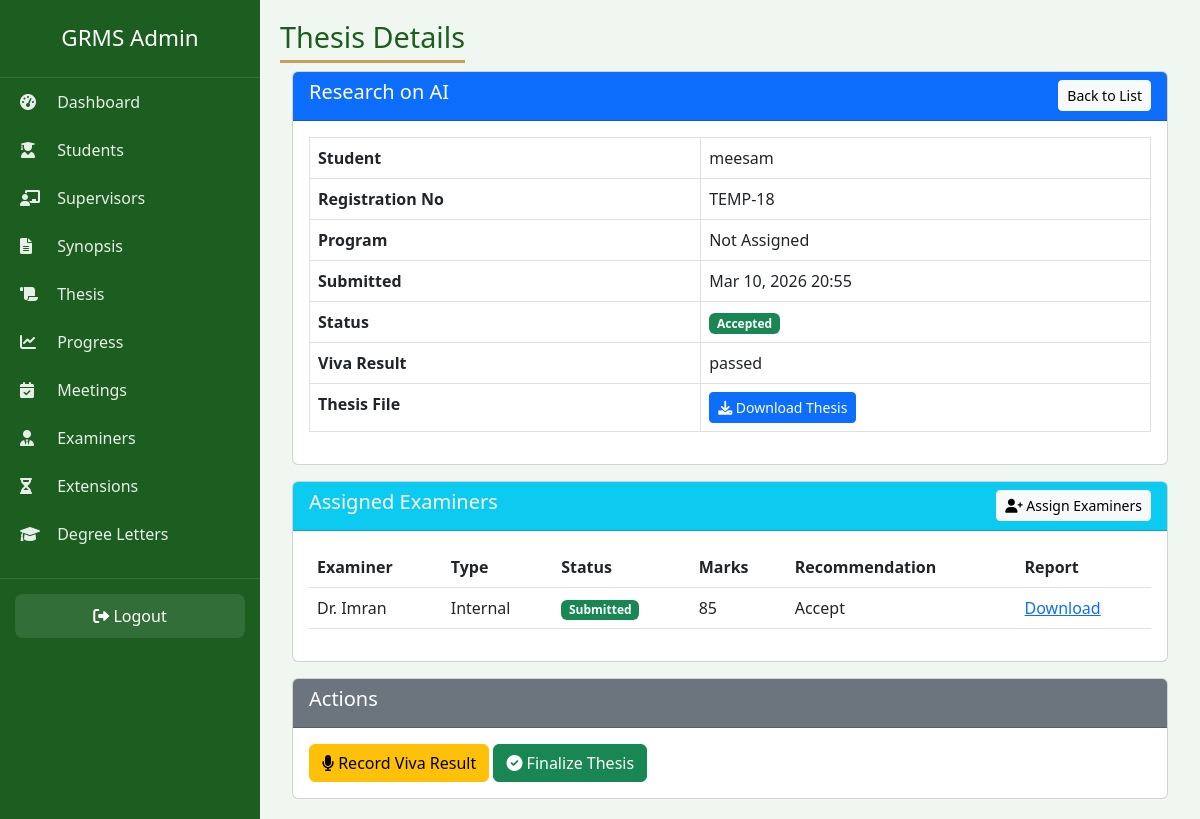
Screenshot of /admin-panel-2026-secure/thesis/4/ (signed in) with the database file from the repository.
### accounts/models.py (models this page shows, shortened)
class Thesis(models.Model):
    THESIS_STATUS = (
        ('Submitted', 'Submitted'),
        ('Under Review', 'Under Review'),
        ('Minor Changes Required', 'Minor Changes Required'),
        ('Major Changes Required', 'Major Changes Required'),
        ('Accepted', 'Accepted'),
        ('Rejected', 'Rejected'),
    )
    student = models.ForeignKey(Student, on_delete=models.CASCADE, related_name='theses')
    title = models.CharField(max_length=255)
    file = models.FileField(upload_to='research/theses/')
    status = models.CharField(max_length=25, choices=THESIS_STATUS, default='Submitted')
    submission_date = models.DateTimeField(auto_now_add=True)
    viva_result = models.CharField(max_length=30, blank=True, null=True)
    final_decision_date = models.DateTimeField(null=True, blank=True)

class Student(models.Model):
    ENROLLMENT_STATUS = (
        ('Active', 'Active'),
        ('Inactive', 'Inactive'),
        ('Completed', 'Completed'),
        ('Withdrawn', 'Withdrawn'),
    )
    user = models.OneToOneField(User, on_delete=models.CASCADE, related_name='student_profile')
    registration_no = models.CharField(max_length=30, unique=True)
    department = models.CharField(max_length=100)
    session = models.CharField(max_length=20)
    program = models.CharField(max_length=50)
    enrollment_status = models.CharField(max_length=20, choices=ENROLLMENT_STATUS, default='Active')
    admission_date = models.DateField(default=timezone.now)
    supervisor = models.ForeignKey('Supervisor', on_delete=models.SET_NULL, null=True, blank=True, related_name='students')

class ThesisEvaluation(models.Model):
    thesis = models.ForeignKey(Thesis, on_delete=models.CASCADE, related_name='evaluations')
    examiner = models.ForeignKey(Examiner, on_delete=models.CASCADE)
    evaluation_date = models.DateField(auto_now_add=True)
    marks = models.IntegerField(null=True, blank=True)  # ← null allowed
    result = models.CharField(max_length=20, blank=True, null=True)  # ← blank allowed
    comments = models.TextField(blank=True, null=True)
    report_file = models.FileField(upload_to='research/evaluation_reports/', blank=True, null=True)
    submitted = models.BooleanField(default=False)
    submitted_at = models.DateTimeField(null=True, blank=True)
    recommendation = models.CharField(max_length=20, blank=True, null=True)

class Examiner(models.Model):
    EXAMINER_TYPE = (
        ('Internal', 'Internal'),
        ('External', 'External'),
    )
    user = models.OneToOneField(User, on_delete=models.CASCADE, related_name='examiner_profile', null=True, blank=True)
    name = models.CharField(max_length=100)
    email = models.EmailField(unique=True)
    phone_no = models.CharField(max_length=15)
    designation = models.CharField(max_length=50)
    examiner_type = models.CharField(max_length=20, choices=EXAMINER_TYPE)
    institution = models.CharField(max_length=100)
    area_of_expertise = models.CharField(max_length=150)
    availability_status = models.CharField(max_length=20, choices=Supervisor.AVAILABILITY, default='Available')

### accounts/views.py (the view)
# urls.py: path('admin-panel-2026-secure/thesis/<int:pk>/', views.admin_thesis_detail, name='admin_thesis_detail'),
@login_required
@user_passes_test(is_admin)
def admin_thesis_detail(request, pk):
    thesis = get_object_or_404(Thesis, pk=pk)
    evaluations = thesis.evaluations.all()
    context = {
        'thesis': thesis,
        'evaluations': evaluations,
    }
    return render(request, 'admin/thesis/detail.html', context)

### accounts/views.py (called while the page is built)
def is_admin(user):
    return user.is_superuser or user.groups.filter(name='Admin').exists()

### templates/admin/thesis/detail.html (shortened to what this page needs)
{% extends 'admin/base.html' %}
{% load static %}
{% block page_title %}Thesis Details{% endblock %}
{% block content %}
<div class="container-fluid">
    <div class="row">
        <div class="col-md-12">
            <div class="card">
                <div class="card-header bg-primary text-white d-flex justify-content-between align-items-center">
                    <h5>{{ thesis.title }}</h5>
                    <a href="{% url 'admin_thesis_list' %}" class="btn btn-sm btn-light">Back to List</a>
                </div>
                <div class="card-body">
                    <table class="table table-bordered">
                        <tr>
                            <th>Student</th>
                            <td>{{ thesis.student.user.get_full_name }}</td>
                        </tr>
                        <tr>
                            <th>Registration No</th>
                            <td>{{ thesis.student.registration_no }}</td>
                        </tr>
                        <tr>
                            <th>Program</th>
                            <td>{{ thesis.student.program }}</td>
                        </tr>
                        <tr>
                            <th>Submitted</th>
                            <td>{{ thesis.submission_date|date:"M d, Y H:i" }}</td>
                        </tr>
                        <tr>
                            <th>Status</th>
                            <td>
                                <span class="badge {% if thesis.status == 'Submitted' %}bg-info
                                                  {% elif thesis.status == 'Under Review' %}bg-warning
                                                  {% elif thesis.status == 'Accepted' %}bg-success
                                                  {% elif thesis.status == 'Rejected' %}bg-danger
                                                  {% else %}bg-secondary{% endif %}">
                                    {{ thesis.status }}
                                </span>
                            </td>
                        </tr>
                        <tr>
                            <th>Viva Result</th>
                            <td>{{ thesis.viva_result|default:"Not recorded" }}</td>
                        </tr>
                        <tr>
                            <th>Thesis File</th>
                            <td>
                                <a href="{{ thesis.file.url }}" class="btn btn-sm btn-primary" target="_blank">
                                    <i class="fas fa-download"></i> Download Thesis
                                </a>
                            </td>
                        </tr>
                    </table>
                </div>
            </div>
            <div class="card mt-3">
                <div class="card-header bg-info text-white d-flex justify-content-between align-items-center">
                    <h5>Assigned Examiners</h5>
                    <a href="{% url 'admin_thesis_assign_examiners' thesis.id %}" class="btn btn-sm btn-light">
                        <i class="fas fa-user-plus"></i> Assign Examiners
                    </a>
                </div>
                <div class="card-body">
                    {% if evaluations %}
                        <table class="table">
                            <thead>
                                <tr>
                                    <th>Examiner</th>
                                    <th>Type</th>
                                    <th>Status</th>
                                    <th>Marks</th>
                                    <th>Recommendation</th>
                                    <th>Report</th>
                                </tr>
                            </thead>
                            <tbody>
                                {% for eval in evaluations %}
                                <tr>
                                    <td>{{ eval.examiner.name }}</td>
                                    <td>{{ eval.examiner.examiner_type }}</td>
                                    <td>
                                        {% if eval.submitted %}
                                            <span class="badge bg-success">Submitted</span>
                                        {% else %}
                                            <span class="badge bg-warning">Pending</span>
                                        {% endif %}
                                    </td>
                                    <td>{{ eval.marks|default:"—" }}</td>
                                    <td>{{ eval.recommendation|default:"—" }}</td>
                                    <td>
                                        {% if eval.report_file %}
                                            <a href="{{ eval.report_file.url }}" target="_blank">Download</a>
                                        {% else %}
                                            —
                                        {% endif %}
                                    </td>
                                </tr>
                                {% empty %}
                                <tr>
                                    <td colspan="6" class="text-center">No examiners assigned yet.</td>
                                </tr>
                                {% endfor %}
                            </tbody>
                        </table>
                    {% else %}
                        <p class="text-muted">No examiners assigned yet.</p>
                    {% endif %}
                </div>
            </div>
            <div class="card mt-3">
                <div class="card-header bg-secondary text-white">
                    <h5>Actions</h5>
                </div>
                <div class="card-body">
                    <a href="{% url 'admin_thesis_record_viva' thesis.id %}" class="btn btn-warning">
                        <i class="fas fa-microphone"></i> Record Viva Result
                    </a>
                    <a href="{% url 'admin_thesis_finalize' thesis.id %}" class="btn btn-success">
                        <i class="fas fa-check-circle"></i> Finalize Thesis
                    </a>
                </div>
            </div>
        </div>
    </div>
</div>
{% endblock %}

### templates/admin/base.html (style rules this page uses)
* { margin:0;padding:0;box-sizing:border-box; }
body { background:#f0f7f0;font-family:'Segoe UI',sans-serif; }

### rows the page displays
Thesis: title "Research on AI", student.user.get_full_name "meesam", student.registration_no "TEMP-18", student.program "Not Assigned", submission_date "Mar 10, 2026 20:55", status "Accepted", viva_result "passed"
ThesisEvaluation: examiner.name "Dr. Imran", examiner.examiner_type "Internal", submitted "Submitted", marks "85", recommendation "Accept"
